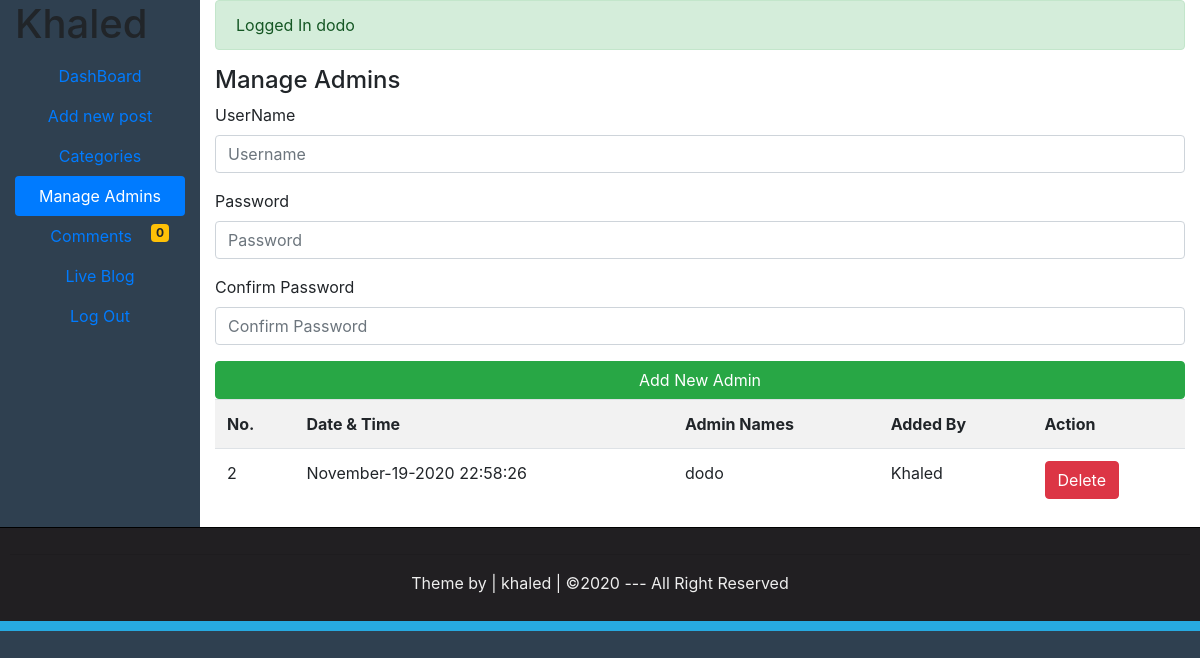
The app's page /admins.php (signed in) with its own data.
### tables this page shows
CREATE TABLE `registeration` (
  `id` int(11) NOT NULL,
  `datetime` varchar(255) NOT NULL,
  `addedby` varchar(255) NOT NULL,
  `username` varchar(255) NOT NULL,
  `password` varchar(255) NOT NULL
);

### admins.php (the view, shortened to what this page needs)
<?php require("include/Sessions.php"); ?>
<?php require("include/functions.php"); ?>
<!DOCTYPE html>
<html lang="en">
<head>
    <link rel="stylesheet" href="https://stackpath.bootstrapcdn.com/bootstrap/4.3.1/css/bootstrap.min.css">
    <link rel="stylesheet" href="css/admin.css">
</head>
<body>
<div class="container-fluid">
<div class="row">
<div class="col-sm-2">
<h1>Khaled</h1>
<ul id="side_menu" class="nav flex-column nav-pills nav-fill ">
<li class=" nav-item " > <a  class = "nav-link " href="dashboard.php">DashBoard</a></li>
<li class=" nav-item">  <a class = "nav-link" href="addnewpost.php">Add new post</a></li>
<li class=" nav-item"> <a class = "nav-link " href="categories.php">Categories</a></li>
<li class=" nav-item"> <a class = "nav-link active" href="admins.php">Manage Admins</a></li>
<li class=" nav-item"> <a class = "nav-link" href="Comments.php">Comments
<?php
 $queryall = "SELECT COUNT(*) FROM comments WHERE status ='OFF' ";
$Executeall = mysqli_query($connection,$queryall);
$row = mysqli_fetch_array($Executeall);
$total=array_shift($row);
?>
 <span class="float-right badge badge-warning">
<?php
 echo $total;
 ?>
</a></li><li class=" nav-item"> <a class = "nav-link" href="#">Live Blog</a></li>
<li class=" nav-item"> <a class = "nav-link" href="#">Log Out</a></li>
</ul>
</div>
<div class="col-sm-10">
<div><?php echo Message();
echo SuccessMessage ()
?></div>
    <h4>Manage Admins</h4>
    <div>
        <form action="admins.php" method="post">
        <div class="form-group">
            <label for="UserName">UserName</label>
            <input class="form-control" type="text" name="Username" placeholder="Username" id="UserName">
        </div>
        <div class="form-group">
            <label for="Password">Password</label>
            <input class="form-control" type="password" name="Password" placeholder="Password" id="Password">
        </div>
        <div class="form-group">
            <label for="ConfirmPassword">Confirm Password</label>
            <input class="form-control" type="password" name="ConfirmPassword" placeholder="Confirm Password" id="ConfirmPassword">
        </div>
        <input class="btn btn-success btn-block" type="Submit" name="Submit" value="Add New Admin">
        </form>
<div>
<table class="table table-striped table-hover">
<tr>
<th>No.</th>
<th>Date & Time</th>
<th>Admin Names</th>
<th>Added By</th>
<th>Action</th>
</tr>
<?php
$ViewQuery= "SELECT * FROM registeration ORDER BY datetime desc";
$Execute = mysqli_query($connection,$ViewQuery);
while ($Rows=mysqli_fetch_assoc($Execute)){
    $Id= $Rows["id"];
    $DateTime= $Rows["datetime"];
    $Username= $Rows["username"];
    $Admin= $Rows["addedby"];
?>
<tr>
<td><?php echo $Id; ?></td>
<td><?php echo $DateTime; ?></td>
<td><?php echo $Username; ?></td>
<td><?php echo $Admin; ?></td>
<td><a href="Deleteadmin.php?id=<?php echo $Id ?>"><span class="btn btn-danger">Delete</span>
</a></td>
</tr>
<?php } ?>
</table>
</div>
    </div>
</div>
</div>
</div>
<div id="footer">
    <hr><p>Theme by | khaled | &copy;2020 --- All Right Reserved</p>
</div>
<div style="height:10px;background:#27aae1;"></div>
</body>
</html>

### css/admin.css (style rules this page uses)
body { background-color: #2f4050; }
.col-sm-10 { background-color: #ffffff; }
#side_menu { color: #9fb1c2; }
#footer { padding: 10px; border-top: 1px solid black; color: #eeeeee; background-color: #211f22; text-align: center; }

### records on screen
registeration: id "2", datetime "November-19-2020 22:58:26", username "dodo", addedby "Khaled"

### other values on screen
$total "0"
SuccessMessage () "Logged In dodo"
